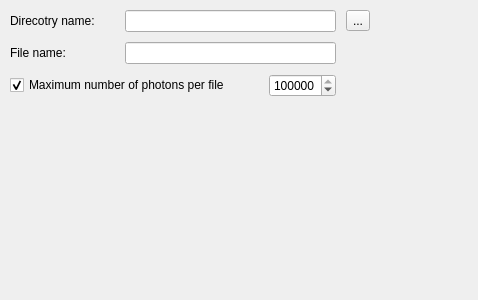
<?xml version="1.0" encoding="UTF-8"?>
<ui version="4.0">
 <class>PhotonMapExportFileWidget</class>
 <widget class="QWidget" name="PhotonMapExportFileWidget">
  <property name="geometry">
   <rect>
    <x>0</x>
    <y>0</y>
    <width>478</width>
    <height>300</height>
   </rect>
  </property>
  <property name="windowTitle">
   <string>Form</string>
  </property>
  <layout class="QGridLayout" name="mainLayout">
   <property name="margin">
    <number>10</number>
   </property>
   <property name="spacing">
    <number>10</number>
   </property>
   <item row="1" column="5">
    <widget class="QToolButton" name="selectDirectoryButton">
     <property name="text">
      <string>...</string>
     </property>
    </widget>
   </item>
   <item row="1" column="6">
    <spacer name="horizontalSpacer">
     <property name="orientation">
      <enum>Qt::Horizontal</enum>
     </property>
     <property name="sizeHint" stdset="0">
      <size>
       <width>40</width>
       <height>20</height>
      </size>
     </property>
    </spacer>
   </item>
   <item row="1" column="1" colspan="4">
    <widget class="QLineEdit" name="saveDirectoryLine"/>
   </item>
   <item row="1" column="0">
    <widget class="QLabel" name="direcotryLabel">
     <property name="text">
      <string>Direcotry name:</string>
     </property>
    </widget>
   </item>
   <item row="4" column="0">
    <spacer name="verticalSpacer">
     <property name="orientation">
      <enum>Qt::Vertical</enum>
     </property>
     <property name="sizeHint" stdset="0">
      <size>
       <width>20</width>
       <height>40</height>
      </size>
     </property>
    </spacer>
   </item>
   <item row="2" column="1" colspan="4">
    <widget class="QLineEdit" name="filenameLine"/>
   </item>
   <item row="2" column="0">
    <widget class="QLabel" name="filenameLabel">
     <property name="text">
      <string>File name:</string>
     </property>
    </widget>
   </item>
   <item row="3" column="3" colspan="2">
    <widget class="QSpinBox" name="nOfPhotonsSpin">
     <property name="enabled">
      <bool>true</bool>
     </property>
     <property name="minimum">
      <number>1</number>
     </property>
     <property name="maximum">
      <number>999999999</number>
     </property>
     <property name="value">
      <number>1000000</number>
     </property>
    </widget>
   </item>
   <item row="3" column="0" colspan="2">
    <widget class="QCheckBox" name="photonsPerFileCheck">
     <property name="text">
      <string>Maximum number of photons per file</string>
     </property>
     <property name="checked">
      <bool>true</bool>
     </property>
    </widget>
   </item>
  </layout>
 </widget>
 <resources/>
 <connections>
  <connection>
   <sender>photonsPerFileCheck</sender>
   <signal>toggled(bool)</signal>
   <receiver>nOfPhotonsSpin</receiver>
   <slot>setEnabled(bool)</slot>
   <hints>
    <hint type="sourcelabel">
     <x>108</x>
     <y>106</y>
    </hint>
    <hint type="destinationlabel">
     <x>331</x>
     <y>106</y>
    </hint>
   </hints>
  </connection>
 </connections>
</ui>
